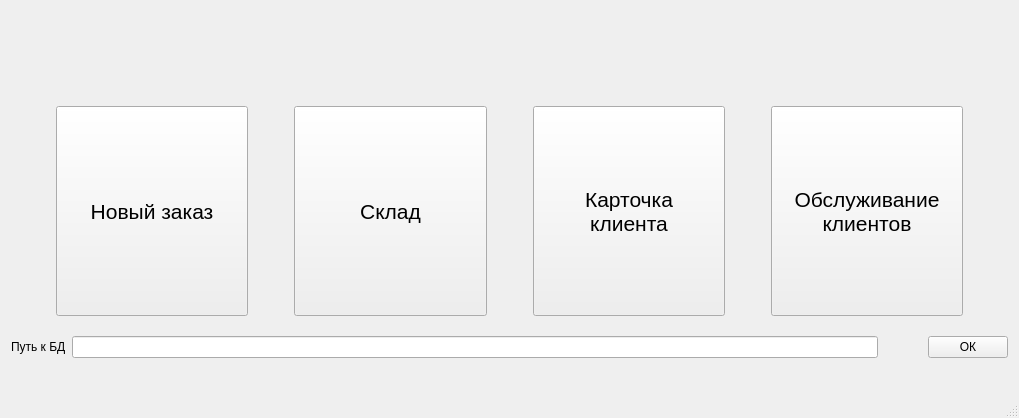
<?xml version="1.0" encoding="UTF-8"?>
<ui version="4.0">
 <class>MainWindow</class>
 <widget class="QMainWindow" name="MainWindow">
  <property name="windowModality">
   <enum>Qt::NonModal</enum>
  </property>
  <property name="geometry">
   <rect>
    <x>0</x>
    <y>0</y>
    <width>1019</width>
    <height>418</height>
   </rect>
  </property>
  <property name="sizePolicy">
   <sizepolicy hsizetype="Preferred" vsizetype="Fixed">
    <horstretch>0</horstretch>
    <verstretch>0</verstretch>
   </sizepolicy>
  </property>
  <property name="windowTitle">
   <string>Главное окно программы</string>
  </property>
  <widget class="QWidget" name="centralWidget">
   <layout class="QVBoxLayout" name="verticalLayout">
    <item>
     <spacer name="verticalSpacer_2">
      <property name="orientation">
       <enum>Qt::Vertical</enum>
      </property>
      <property name="sizeType">
       <enum>QSizePolicy::Fixed</enum>
      </property>
      <property name="sizeHint" stdset="0">
       <size>
        <width>20</width>
        <height>95</height>
       </size>
      </property>
     </spacer>
    </item>
    <item>
     <layout class="QHBoxLayout" name="horizontalLayout_2">
      <item>
       <spacer name="horizontalSpacer_4">
        <property name="orientation">
         <enum>Qt::Horizontal</enum>
        </property>
        <property name="sizeType">
         <enum>QSizePolicy::Fixed</enum>
        </property>
        <property name="sizeHint" stdset="0">
         <size>
          <width>45</width>
          <height>20</height>
         </size>
        </property>
       </spacer>
      </item>
      <item>
       <widget class="QPushButton" name="newOrderButton">
        <property name="enabled">
         <bool>true</bool>
        </property>
        <property name="sizePolicy">
         <sizepolicy hsizetype="Minimum" vsizetype="Minimum">
          <horstretch>0</horstretch>
          <verstretch>0</verstretch>
         </sizepolicy>
        </property>
        <property name="font">
         <font>
          <pointsize>16</pointsize>
         </font>
        </property>
        <property name="text">
         <string>Новый заказ</string>
        </property>
       </widget>
      </item>
      <item>
       <spacer name="horizontalSpacer">
        <property name="orientation">
         <enum>Qt::Horizontal</enum>
        </property>
        <property name="sizeType">
         <enum>QSizePolicy::Fixed</enum>
        </property>
        <property name="sizeHint" stdset="0">
         <size>
          <width>40</width>
          <height>51</height>
         </size>
        </property>
       </spacer>
      </item>
      <item>
       <widget class="QPushButton" name="diameterButton">
        <property name="sizePolicy">
         <sizepolicy hsizetype="Minimum" vsizetype="Expanding">
          <horstretch>0</horstretch>
          <verstretch>0</verstretch>
         </sizepolicy>
        </property>
        <property name="font">
         <font>
          <pointsize>16</pointsize>
         </font>
        </property>
        <property name="text">
         <string>Склад</string>
        </property>
       </widget>
      </item>
      <item>
       <spacer name="horizontalSpacer_2">
        <property name="orientation">
         <enum>Qt::Horizontal</enum>
        </property>
        <property name="sizeType">
         <enum>QSizePolicy::Fixed</enum>
        </property>
        <property name="sizeHint" stdset="0">
         <size>
          <width>40</width>
          <height>20</height>
         </size>
        </property>
       </spacer>
      </item>
      <item>
       <widget class="QPushButton" name="clientCardButton">
        <property name="sizePolicy">
         <sizepolicy hsizetype="Minimum" vsizetype="MinimumExpanding">
          <horstretch>0</horstretch>
          <verstretch>0</verstretch>
         </sizepolicy>
        </property>
        <property name="font">
         <font>
          <pointsize>16</pointsize>
         </font>
        </property>
        <property name="text">
         <string>Карточка 
клиента</string>
        </property>
       </widget>
      </item>
      <item>
       <spacer name="horizontalSpacer_3">
        <property name="orientation">
         <enum>Qt::Horizontal</enum>
        </property>
        <property name="sizeType">
         <enum>QSizePolicy::Fixed</enum>
        </property>
        <property name="sizeHint" stdset="0">
         <size>
          <width>40</width>
          <height>20</height>
         </size>
        </property>
       </spacer>
      </item>
      <item>
       <widget class="QPushButton" name="serviceClientsButtton">
        <property name="sizePolicy">
         <sizepolicy hsizetype="Minimum" vsizetype="Minimum">
          <horstretch>0</horstretch>
          <verstretch>0</verstretch>
         </sizepolicy>
        </property>
        <property name="font">
         <font>
          <pointsize>16</pointsize>
         </font>
        </property>
        <property name="text">
         <string>Обслуживание 
клиентов</string>
        </property>
       </widget>
      </item>
      <item>
       <spacer name="horizontalSpacer_5">
        <property name="orientation">
         <enum>Qt::Horizontal</enum>
        </property>
        <property name="sizeType">
         <enum>QSizePolicy::Fixed</enum>
        </property>
        <property name="sizeHint" stdset="0">
         <size>
          <width>45</width>
          <height>20</height>
         </size>
        </property>
       </spacer>
      </item>
     </layout>
    </item>
    <item>
     <spacer name="verticalSpacer">
      <property name="orientation">
       <enum>Qt::Vertical</enum>
      </property>
      <property name="sizeType">
       <enum>QSizePolicy::Fixed</enum>
      </property>
      <property name="sizeHint" stdset="0">
       <size>
        <width>20</width>
        <height>14</height>
       </size>
      </property>
     </spacer>
    </item>
    <item>
     <layout class="QHBoxLayout" name="horizontalLayout">
      <item>
       <widget class="QLabel" name="label">
        <property name="text">
         <string>Путь к БД</string>
        </property>
       </widget>
      </item>
      <item>
       <widget class="QLineEdit" name="lineEdit"/>
      </item>
      <item>
       <spacer name="horizontalSpacer_6">
        <property name="orientation">
         <enum>Qt::Horizontal</enum>
        </property>
        <property name="sizeType">
         <enum>QSizePolicy::Fixed</enum>
        </property>
        <property name="sizeHint" stdset="0">
         <size>
          <width>44</width>
          <height>20</height>
         </size>
        </property>
       </spacer>
      </item>
      <item>
       <widget class="QPushButton" name="pushButton">
        <property name="text">
         <string>ОК</string>
        </property>
       </widget>
      </item>
     </layout>
    </item>
    <item>
     <spacer name="verticalSpacer_3">
      <property name="orientation">
       <enum>Qt::Vertical</enum>
      </property>
      <property name="sizeType">
       <enum>QSizePolicy::Fixed</enum>
      </property>
      <property name="sizeHint" stdset="0">
       <size>
        <width>20</width>
        <height>27</height>
       </size>
      </property>
     </spacer>
    </item>
   </layout>
  </widget>
  <widget class="QMenuBar" name="menuBar">
   <property name="geometry">
    <rect>
     <x>0</x>
     <y>0</y>
     <width>1019</width>
     <height>26</height>
    </rect>
   </property>
  </widget>
  <widget class="QStatusBar" name="statusBar"/>
 </widget>
 <layoutdefault spacing="6" margin="11"/>
 <resources/>
 <connections/>
</ui>
